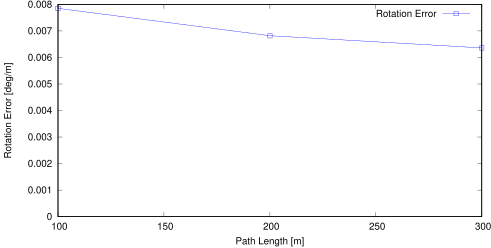

Write the gnuplot code that produced this figure.
set term postscript eps enhanced color
set output "04_avg_rl.eps"
set size ratio 0.5
set yrange [0:*]
set xlabel "Path Length [m]"
set ylabel "Rotation Error [deg/m]"
plot "04_avg_rl.txt" using 1:($2*57.3) title 'Rotation Error' lc rgb "#0000FF" pt 4 w linespoints
